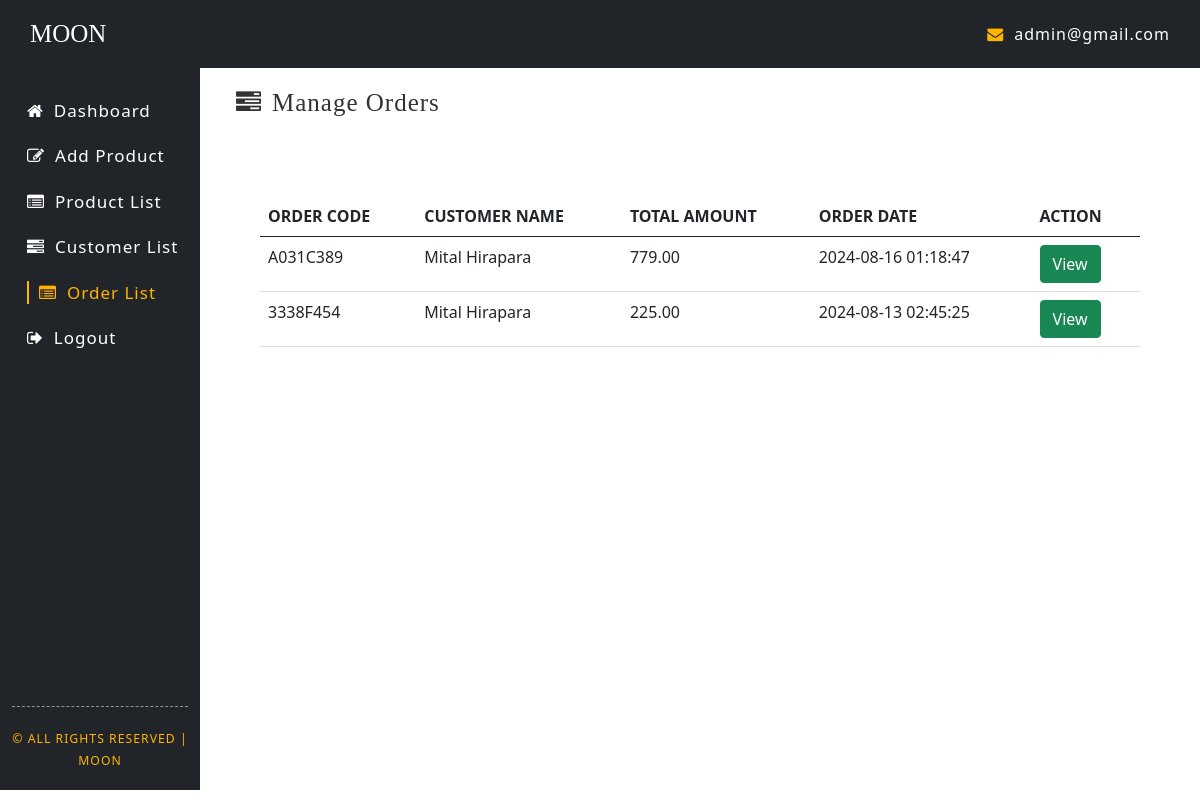
The page /admin_order_list.php (signed in) on the database its author committed.
### tables this page shows
CREATE TABLE `orders` (
  `id` int(11) NOT NULL,
  `order_code` varchar(50) NOT NULL,
  `user_id` int(11) NOT NULL,
  `total_amount` decimal(10,2) NOT NULL,
  `address_first_name` varchar(50) NOT NULL,
  `address_last_name` varchar(50) NOT NULL,
  `address_street` varchar(255) NOT NULL,
  `address_city` varchar(100) NOT NULL,
  `address_state` varchar(100) NOT NULL,
  `address_postal_code` varchar(20) NOT NULL,
  `address_country` varchar(100) NOT NULL,
  `address_mobile` varchar(20) DEFAULT NULL,
  `address_email` varchar(100) DEFAULT NULL,
  `created_on` timestamp NOT NULL DEFAULT current_timestamp()
);

### objects/orders.php (called while the page is built, shortened)
<?php
class Order {
    private $conn;
    private $table = "Orders";
    public function __construct($db) {
        $this->conn = $db;
    }
    public function getAllOrders() {
        $query = "SELECT * FROM {$this->table} ORDER BY created_on DESC";
        $stmt = $this->conn->prepare($query);
        $stmt->execute();
        return $stmt->fetchAll(PDO::FETCH_ASSOC);
    }
}
?>

### admin_order_list.php (the view, shortened to what this page needs)
<?php
include_once 'config/database.php';
include_once 'objects/orders.php';
$database = new Database();
$db = $database->getConnection();
$order = new Order($db);
$orders = $order->getAllOrders();
?>
<!DOCTYPE html>
<html lang="en">
<head>
    <link rel="stylesheet" href="https://cdnjs.cloudflare.com/ajax/libs/font-awesome/4.7.0/css/font-awesome.min.css">
    <link rel="stylesheet" href="src/css/order_history.css">
    <link rel="stylesheet" href="https://cdnjs.cloudflare.com/ajax/libs/font-awesome/4.7.0/css/font-awesome.min.css">
    <link href="https://cdn.jsdelivr.net/npm/bootstrap@5.0.2/dist/css/bootstrap.min.css" rel="stylesheet"
>
    <link rel="stylesheet" href="src/css/admin_style.css">
</head>
<body>
    <?php include 'admin_navbar.php'; ?>
    <main>
        <div class="container-fluid">
            <div class="row">
                <div class="col-md-2 bg-dark sidebar">
                    <div class="sidebar">
                        <ul>
                            <li><a href="admin_index.php"><i class="fa fa-home"></i>Dashboard</a></li>
                            <li><a href="create_product.php"><i class="fa fa-pencil-square-o"></i>Add Product</a></li>
                            <li><a href="admin_product_list.php"><i class="fa fa-list-alt"></i>Product List</a></li>
                            <li><a href="admin_customer_list.php"><i class="fa fa-tasks"></i>Customer List</a></li>
                            <li><a href="admin_order_list.php" class="active"><i class="fa fa-list-alt"></i>Order List</a></li>
                            <li><a href="logout.php"><i class="fa fa-sign-out"></i>Logout</a></li>
                        </ul>
                    </div>
                    <div class="copyright">
                        <small>&copy; ALL RIGHTS RESERVED | MOON</small>
                    </div>
                </div>
                <div class="col-md-10 body-content">
                    <div class="container-fluid">
                        <div class="row">
                            <div class="col-md-12">
                                <h1 class="main-heading"><i class="fa fa-tasks"></i>Manage Orders</h1>
                            </div>
                        </div>
                        <div class="container-fluid mt-50 mb-50">
                            <div class="row">
                                <div class="col-md-12">
                                    <table class="table">
                                        <thead>
                                            <tr>
                                                <th>ORDER CODE</th>
                                                <th>CUSTOMER NAME</th>
                                                <th>TOTAL AMOUNT</th>
                                                <th>ORDER DATE</th>
                                                <th>ACTION</th>
                                            </tr>
                                        </thead>
                                        <tbody>
                                            <?php if (count($orders) > 0): ?>
                                                <?php foreach ($orders as $order): ?>
                                                    <tr>
                                                        <td><?php echo htmlspecialchars($order['order_code'], ENT_QUOTES, 'UTF-8'); ?></td>
                                                        <td><?php echo htmlspecialchars($order['address_first_name'] . ' ' . $order['address_last_name'], ENT_QUOTES, 'UTF-8'); ?></td>
                                                        <td><?php echo htmlspecialchars($order['total_amount'], ENT_QUOTES, 'UTF-8'); ?></td>
                                                        <td><?php echo htmlspecialchars($order['created_on'], ENT_QUOTES, 'UTF-8'); ?></td>
                                                        <td>
                                                            <div class="address_buttons">
                                                                <a class="btn btn-success" href="admin_view_order.php?id=<?php echo htmlspecialchars($order['id'], ENT_QUOTES, 'UTF-8'); ?>">View</a>
                                                            </div>
                                                        </td>
                                                    </tr>
                                                <?php endforeach; ?>
                                            <?php else: ?>
                                                <tr>
                                                    <td colspan="5">No orders found.</td>
                                                </tr>
                                            <?php endif; ?>
                                        </tbody>
                                    </table>
                                </div>
                            </div>
                        </div>
                    </div>
                </div>
            </div>
        </div>
    </main>
</body>
</html>

### src/css/order_history.css (style rules this page uses)
body { background-color: #f4f4f4; margin: 0; padding: 0; }
h1, h2, h3, h4, h5, h6 { font-family: 'Playfair Display', serif; }
.address_buttons { display: flex; justify-content: space-between; color: #c9ab81; }
.address_buttons a { color: #c9ab81; }

### src/css/admin_style.css (style rules this page uses)
body { padding: 0; margin: 0; }
h1, h2, h3, h4, h5, h6, .logo { font-family: 'Playfair Display', serif; }
.sidebar { height: 90.3vh; padding-top: 10px; display: flex; flex-direction: column; justify-content: space-between; }
.sidebar ul { list-style: none; padding-left: 15px; }
.sidebar ul li { padding: 10px 0px; letter-spacing: 1px; cursor: pointer; }
.sidebar ul li a { color: #fff; text-decoration: none; color: #fff; font-size: 17px; }
.sidebar ul li i { padding-right: 10px; color: #fff; font-size: 17px; }
.copyright { font-size: 14px; color: #ffb400; padding: 20px 0px; text-align: center; letter-spacing: 1px; border-top: 1px dashed rgba(255, 255, 255, 0.5); }
.active { color: #ffb400 !important; border-left: 2px solid #ffb400; padding-left: 10px; }
.active i { color: #ffb400 !important; }
.main-heading { font-size: 25px; padding: 20px 0px; letter-spacing: 1px; color: #333; }
.main-heading i { padding-right: 10px; }
.mb-50 { margin-bottom: 50px; }
.mt-50 { margin-top: 50px; }
table { padding-left: 24px; padding-right: 24px; }
.body-content { height: 90.3vh; overflow-y: scroll; }
.address_buttons a:nth-child(1) { color: #fff; text-decoration: none; margin-right: 5px; }

### rows shown on the page
orders: order_code "A031C389", address_first_name+address_last_name "Mital Hirapara", total_amount "779.00", created_on "2024-08-16 01:18:47"
orders: order_code "3338F454", address_first_name+address_last_name "Mital Hirapara", total_amount "225.00", created_on "2024-08-13 02:45:25"

### other values the page prints
$email_address "admin@gmail.com"
